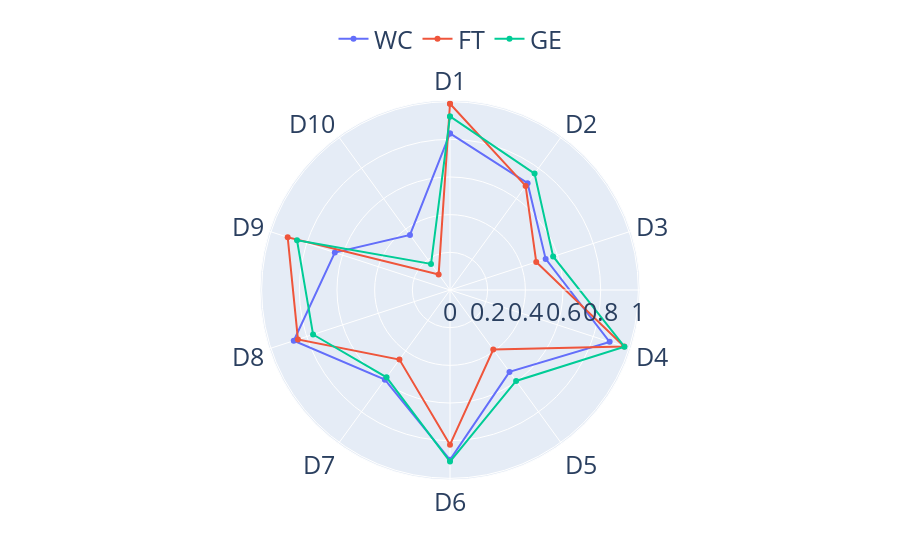
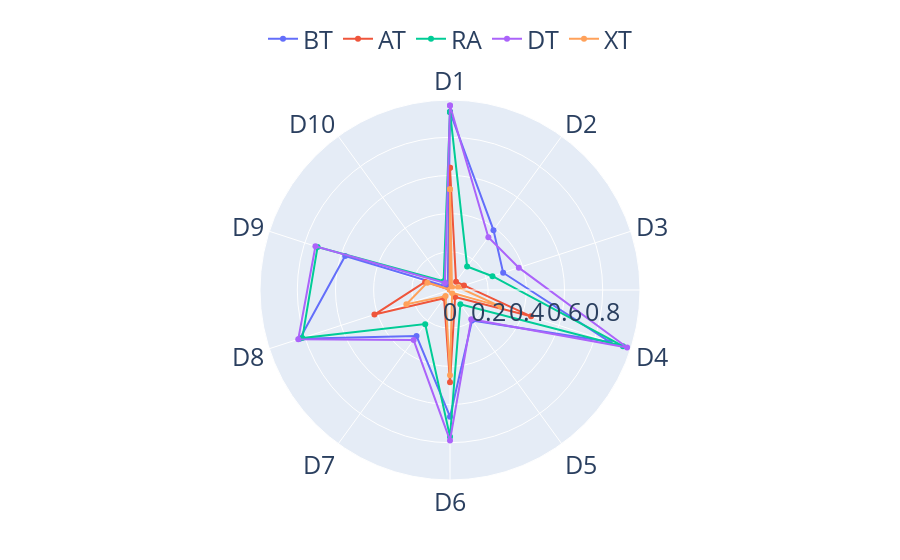
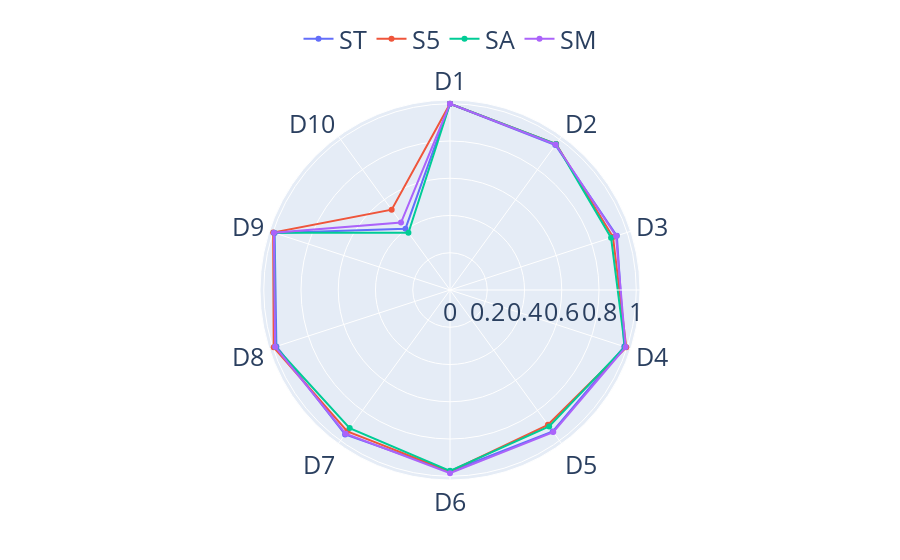

The notebook cell saved with these charts, in order:
### Markdown cell above
### Blocking.Spider Plot

### Code cell
import plotly.graph_objects as go
import plotly.express as px

plt.rcParams.update({'font.size': 20, 'font.weight': 'normal'})

#for k in (1, 5, 10):
for k in [10]:    
    
    block_df2 = filter_df(block_df, [('k', 'eq', k), f_agn])
    block_df2 = block_df2.pivot(index='Case', columns='Vectorizer', values='Recall')

    total_cols = {'static': ['WC', 'FT', 'GE'],
                  'BERT': ['BT', 'AT', 'RA', 'DT', 'XT'],
                  'SBERT': ['ST', 'S5', 'SA', 'SM']}

    theta_case_order = case_order + [case_order[0]]
    for grp, cols in total_cols.items():
        fig = go.Figure()
        fig.update_layout(font=dict(size=25,), 
                          polar=dict(radialaxis=dict(dtick=0.2), angularaxis=dict(direction="clockwise", rotation=90)),
                          legend=dict(orientation="h", yanchor="bottom", y=1.10, xanchor="center", x=0.5),
                         )

        for col in cols:
            r = list(block_df2[col][case_order].values)
            fig.add_trace(go.Scatterpolar(r=r+ [r[0]], theta=theta_case_order, name=col))
        
        #if k != 1:
        #    fig.update_layout(showlegend=False)
        fig.show()
        path = f"../plots_2/effectiveness/blocking/blocking_{k}_{grp}.pdf"
        os.makedirs(os.path.dirname(path), exist_ok=True)
        fig.write_image(path)

### Figure 1 — Plotly figure (JSON) as saved in the notebook; plotly's stock layout.template omitted (floating-point values rounded to 4 significant figures)
{"data": [{"name": "WC", "r": [0.8315, 0.7007, 0.534, 0.8912, 0.5373, 0.9014, 0.5884, 0.8722, 0.643, 0.3614, 0.8315], "theta": ["D1", "D2", "D3", "D4", "D5", "D6", "D7", "D8", "D9", "D10", "D1"], "type": "scatterpolar"}, {"name": "FT", "r": [0.9888, 0.6831, 0.4814, 0.9721, 0.3909, 0.821, 0.4568, 0.8488, 0.906, 0.1025, 0.9888], "theta": ["D1", "D2", "D3", "D4", "D5", "D6", "D7", "D8", "D9", "D10", "D1"], "type": "scatterpolar"}, {"name": "GE", "r": [0.9213, 0.7639, 0.5757, 0.9739, 0.597, 0.9105, 0.5732, 0.7644, 0.854, 0.1714, 0.9213], "theta": ["D1", "D2", "D3", "D4", "D5", "D6", "D7", "D8", "D9", "D10", "D1"], "type": "scatterpolar"}], "layout": {"font": {"size": 25}, "legend": {"orientation": "h", "x": 0.5, "xanchor": "center", "y": 1.1, "yanchor": "bottom"}, "polar": {"angularaxis": {"direction": "clockwise", "rotation": 90}, "radialaxis": {"dtick": 0.2}}}}

### Figure 2 — Plotly figure (JSON) as saved in the notebook; plotly's stock layout.template omitted (floating-point values rounded to 4 significant figures)
{"data": [{"name": "BT", "r": [0.9326, 0.3875, 0.2928, 0.8799, 0.1968, 0.6639, 0.2983, 0.8277, 0.5776, 0.01964, 0.9326], "theta": ["D1", "D2", "D3", "D4", "D5", "D6", "D7", "D8", "D9", "D10", "D1"], "type": "scatterpolar"}, {"name": "AT", "r": [0.6404, 0.0539, 0.07706, 0.4465, 0.04571, 0.4831, 0.05285, 0.4162, 0.1369, 0.002449, 0.6404], "theta": ["D1", "D2", "D3", "D4", "D5", "D6", "D7", "D8", "D9", "D10", "D1"], "type": "scatterpolar"}, {"name": "RA", "r": [0.9326, 0.1524, 0.2339, 0.9528, 0.09235, 0.7689, 0.221, 0.8136, 0.7296, 0.0569, 0.9326], "theta": ["D1", "D2", "D3", "D4", "D5", "D6", "D7", "D8", "D9", "D10", "D1"], "type": "scatterpolar"}, {"name": "DT", "r": [0.9663, 0.342, 0.379, 0.9757, 0.1894, 0.7881, 0.3242, 0.8359, 0.7413, 0.04553, 0.9663], "theta": ["D1", "D2", "D3", "D4", "D5", "D6", "D7", "D8", "D9", "D10", "D1"], "type": "scatterpolar"}, {"name": "XT", "r": [0.5281, 0.01766, 0.04533, 0.277, 0.01866, 0.4466, 0.03963, 0.2403, 0.1248, 0.001968, 0.5281], "theta": ["D1", "D2", "D3", "D4", "D5", "D6", "D7", "D8", "D9", "D10", "D1"], "type": "scatterpolar"}], "layout": {"font": {"size": 25}, "legend": {"orientation": "h", "x": 0.5, "xanchor": "center", "y": 1.1, "yanchor": "bottom"}, "polar": {"angularaxis": {"direction": "clockwise", "rotation": 90}, "radialaxis": {"dtick": 0.2}}}}

### Figure 3 — Plotly figure (JSON) as saved in the notebook; plotly's stock layout.template omitted (floating-point values rounded to 4 significant figures)
{"data": [{"name": "ST", "r": [1, 0.9619, 0.942, 0.9838, 0.9384, 0.9735, 0.9583, 0.9801, 0.99, 0.4067, 1], "theta": ["D1", "D2", "D3", "D4", "D5", "D6", "D7", "D8", "D9", "D10", "D1"], "type": "scatterpolar"}, {"name": "S5", "r": [1, 0.9693, 0.9202, 0.9951, 0.8946, 0.9744, 0.938, 0.9953, 0.9983, 0.5328, 1], "theta": ["D1", "D2", "D3", "D4", "D5", "D6", "D7", "D8", "D9", "D10", "D1"], "type": "scatterpolar"}, {"name": "SA", "r": [1, 0.9684, 0.9093, 0.9874, 0.9058, 0.9708, 0.9162, 0.9859, 0.9931, 0.3797, 1], "theta": ["D1", "D2", "D3", "D4", "D5", "D6", "D7", "D8", "D9", "D10", "D1"], "type": "scatterpolar"}, {"name": "SM", "r": [1, 0.9656, 0.9374, 0.9915, 0.9431, 0.9836, 0.9533, 0.9871, 0.9939, 0.4473, 1], "theta": ["D1", "D2", "D3", "D4", "D5", "D6", "D7", "D8", "D9", "D10", "D1"], "type": "scatterpolar"}], "layout": {"font": {"size": 25}, "legend": {"orientation": "h", "x": 0.5, "xanchor": "center", "y": 1.1, "yanchor": "bottom"}, "polar": {"angularaxis": {"direction": "clockwise", "rotation": 90}, "radialaxis": {"dtick": 0.2}}}}
